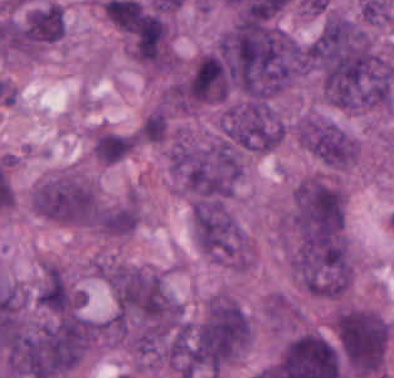
#> input picture Data/rgb/TCGA-A1-A0SP-DX1_id-5ea4095addda5f8398977ebc_left-11897_top-54213_bottom-54513_right-12210.png, 394 x 378 px
$ python -i utils.py   (imports and definitions only)   (older library calls are emulated)
#> lines starting #> are read from the running program, lines starting #| are printed output that depends on the picture
"""
Utility functions for medical image segmentation and tumor detection.
"""

import os
import re
import numpy as np
import pandas as pd
import cv2
import matplotlib.pyplot as plt
from sklearn.metrics import accuracy_score, precision_score, recall_score
from sklearn.metrics import confusion_matrix, classification_report
import seaborn as sns


# [90 lines left out: functions extract_patient_id, load_image_and_mask, load_annotations, calculate_dice_coefficient, calculate_metrics, plot_confusion_matrix and 1 more, not called in this run]


def extract_features(image, mask=None):
    """
    Extract features from image for classification.
    """
    features = []

    # Convert to grayscale if RGB
    if len(image.shape) == 3:
        gray = cv2.cvtColor(image, cv2.COLOR_RGB2GRAY)
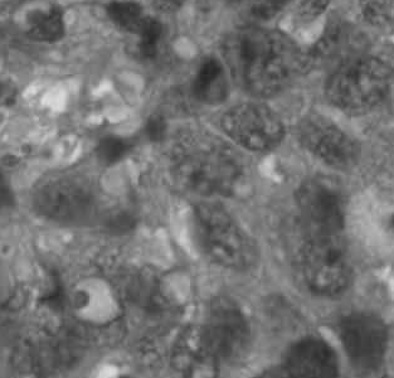
#> gray: shape (378, 394); min 35, max 220, mean 113.9
    else:
        gray = image

    # Basic statistical features
    features.extend([
        np.mean(gray),
        np.std(gray),
        np.median(gray),
        np.max(gray),
        np.min(gray)
    ])

    # Histogram features
    hist = cv2.calcHist([gray], [0], None, [256], [0, 256])
#> hist = 256 values, max 2357 at index 120, min 0 at index 0, mean 581.8
    features.extend([
        np.percentile(hist, 25),
        np.percentile(hist, 50),
        np.percentile(hist, 75),
        np.percentile(hist, 90)
    ])

    # Texture features (GLCM-like)
    # Simple gradient features
    grad_x = cv2.Sobel(gray, cv2.CV_64F, 1, 0, ksize=3)
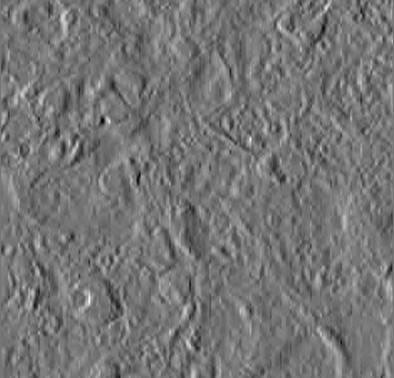
#> grad_x: shape (378, 394) float64; min -189, max 222, mean 0.3; drawn with min black and max white
    grad_y = cv2.Sobel(gray, cv2.CV_64F, 0, 1, ksize=3)
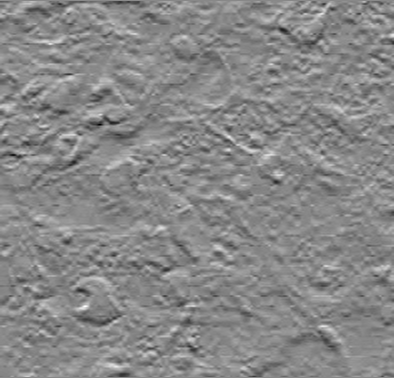
#> grad_y: shape (378, 394) float64; min -211, max 184, mean 0; drawn with min black and max white

    features.extend([
        np.mean(np.abs(grad_x)),
        np.mean(np.abs(grad_y)),
        np.std(grad_x),
        np.std(grad_y)
    ])

    # Shape features if mask is provided
    if mask is not None:
        contours, _ = cv2.findContours(mask.astype(np.uint8),
                                     cv2.RETR_EXTERNAL, cv2.CHAIN_APPROX_SIMPLE)
        if contours:
            # Area and perimeter
            area = cv2.contourArea(contours[0])
            perimeter = cv2.arcLength(contours[0], True)
            features.extend([area, perimeter])

            # Circularity
            if perimeter > 0:
                circularity = 4 * np.pi * area / (perimeter * perimeter)
                features.append(circularity)
            else:
                features.append(0)
        else:
            features.extend([0, 0, 0])

    return np.array(features)


# [60 lines left out: functions create_bounding_boxes, draw_bounding_boxes, save_results, print_metrics, not called in this run]

>>> import cv2
>>> picture = cv2.cvtColor(cv2.imread('../Data/rgb/TCGA-A1-A0SP-DX1_id-5ea4095addda5f8398977ebc_left-11897_top-54213_bottom-54513_right-12210.png'), cv2.COLOR_BGR2RGB)
>>> result = extract_features(picture)
#> result = [113.9, 27.08, 113, 220, 35, 0, 123, 1072, 2025, 22.92, 22.17, 30.54, 29.61]

$ run again, on Data/rgb/TCGA-A2-A04P-DX1_id-5ea4099addda5f839898164e_left-105762_top-50035_bottom-50315_right-106044.png
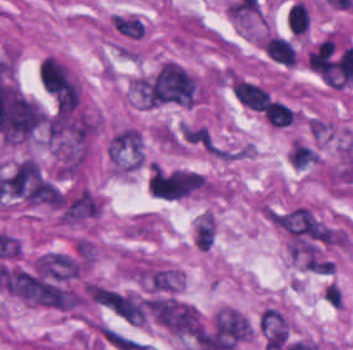
#> input picture Data/rgb/TCGA-A2-A04P-DX1_id-5ea4099addda5f839898164e_left-105762_top-50035_bottom-50315_right-106044.png, 353 x 350 px
#> in extract_features, `gray = cv2.cvtColor(image, cv2.COLOR_RGB2GRAY)`:
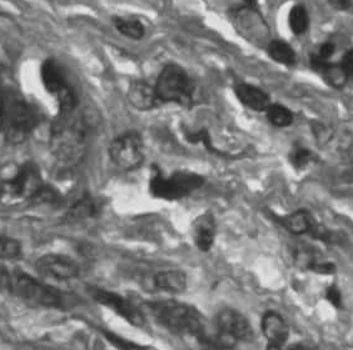
#> gray: shape (350, 353); min 26, max 236, mean 125.8
#> hist = 256 values, max 1475 at index 123, min 0 at index 0, mean 482.6
#> in extract_features, `grad_y = cv2.Sobel(gray, cv2.CV_64F, 0, 1, ksize=3)`:
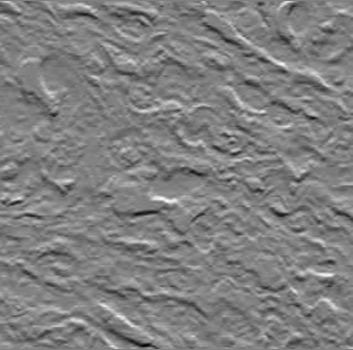
#> grad_y: shape (350, 353) float64; min -342, max 338, mean -0.5; drawn with min black and max white
#> result = [125.8, 39.81, 124, 236, 26, 40, 340.5, 818, 1197, 36.61, 41.6, 50.91, 57.34]

$ run again, on Data/rgb/TCGA-A2-A04Q-DX1_id-5ea4096cddda5f839897ac74_left-22655_top-18306_bottom-18572_right-22953.png
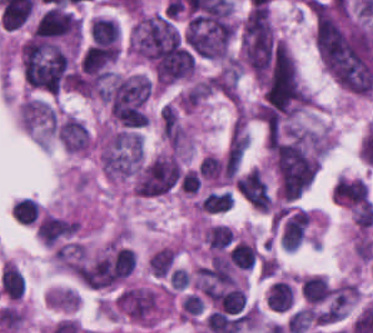
#> input picture Data/rgb/TCGA-A2-A04Q-DX1_id-5ea4096cddda5f839897ac74_left-22655_top-18306_bottom-18572_right-22953.png, 373 x 333 px
#> in extract_features, `gray = cv2.cvtColor(image, cv2.COLOR_RGB2GRAY)`:
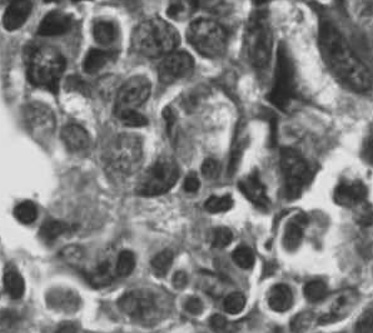
#> gray: shape (333, 373); min 32, max 242, mean 128.7
#> hist = 256 values, max 2106 at index 223, min 0 at index 0, mean 485.2
#> in extract_features, `grad_y = cv2.Sobel(gray, cv2.CV_64F, 0, 1, ksize=3)`:
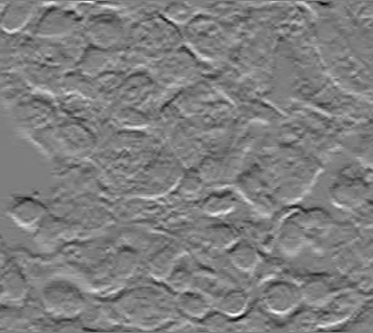
#> grad_y: shape (333, 373) float64; min -386, max 391, mean 0.4; drawn with min black and max white
#> result = [128.7, 49.18, 123, 242, 32, 39, 501, 803.5, 903, 46.19, 42.71, 64.72, 60.02]

$ run again, on Data/rgb/TCGA-A2-A04T-DX1_id-5ea40961ddda5f8398979057_left-76200_top-42146_bottom-42444_right-76497.png
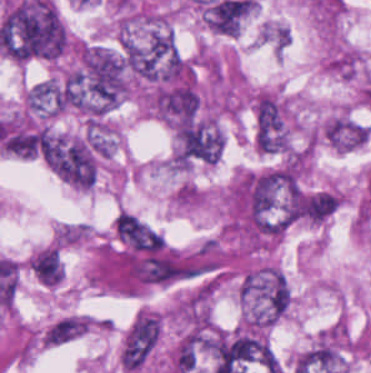
#> input picture Data/rgb/TCGA-A2-A04T-DX1_id-5ea40961ddda5f8398979057_left-76200_top-42146_bottom-42444_right-76497.png, 371 x 373 px
#> in extract_features, `gray = cv2.cvtColor(image, cv2.COLOR_RGB2GRAY)`:
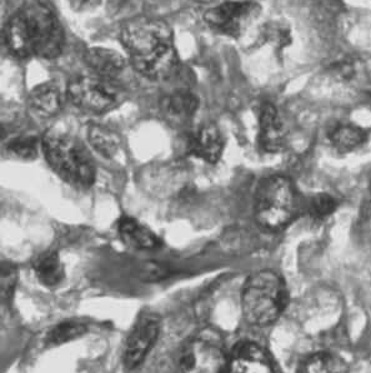
#> gray: shape (373, 371); min 43, max 238, mean 145.6
#> hist = 256 values, max 2515 at index 224, min 0 at index 0, mean 540.6
#> in extract_features, `grad_y = cv2.Sobel(gray, cv2.CV_64F, 0, 1, ksize=3)`:
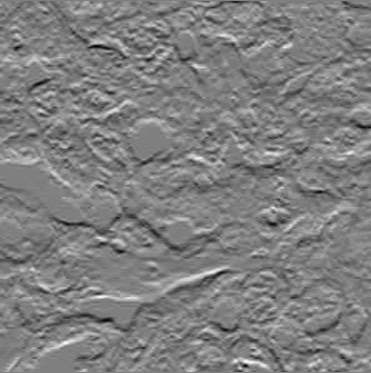
#> grad_y: shape (373, 371) float64; min -326, max 326, mean 0.3; drawn with min black and max white
#> result = [145.6, 44.11, 141, 238, 43, 2.75, 541, 946, 1153.5, 41.51, 41.91, 57.81, 57.83]
